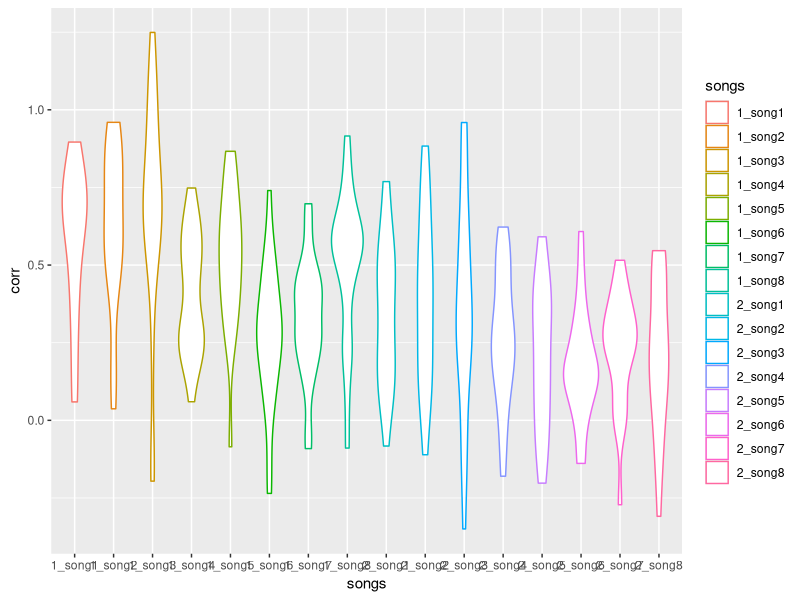
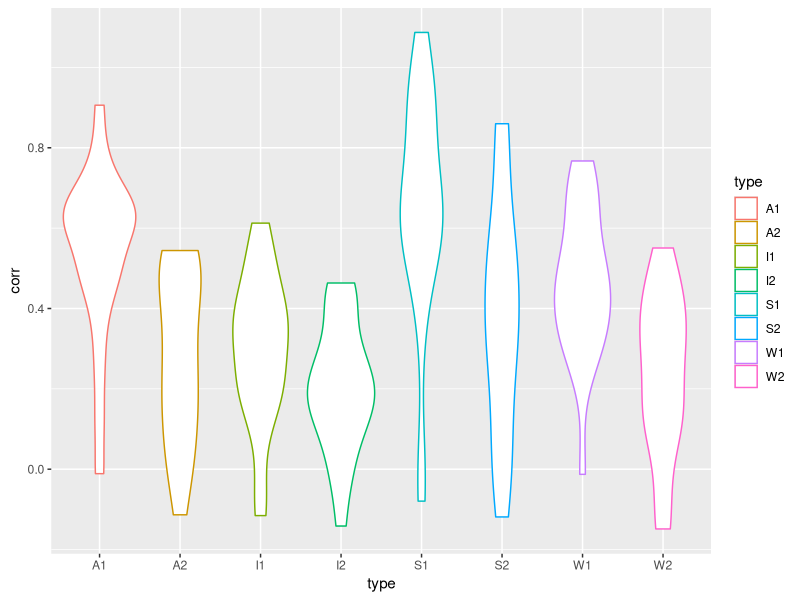
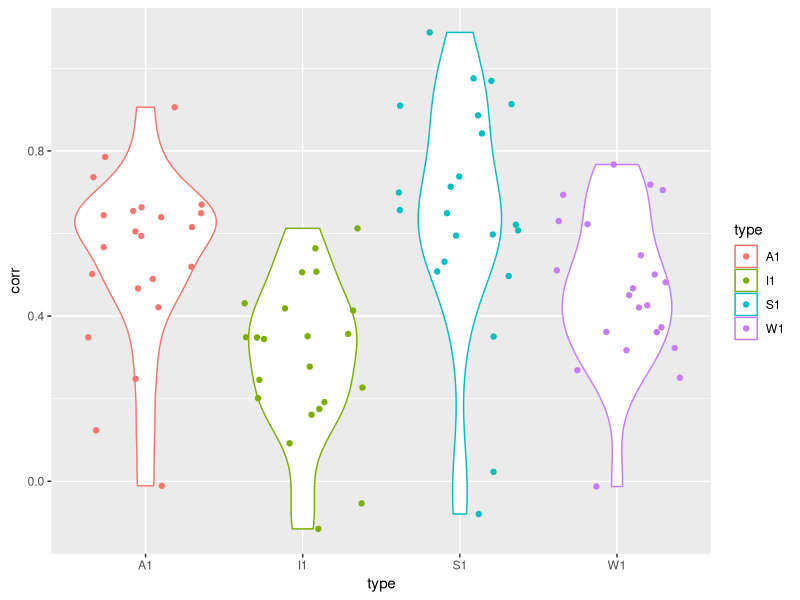
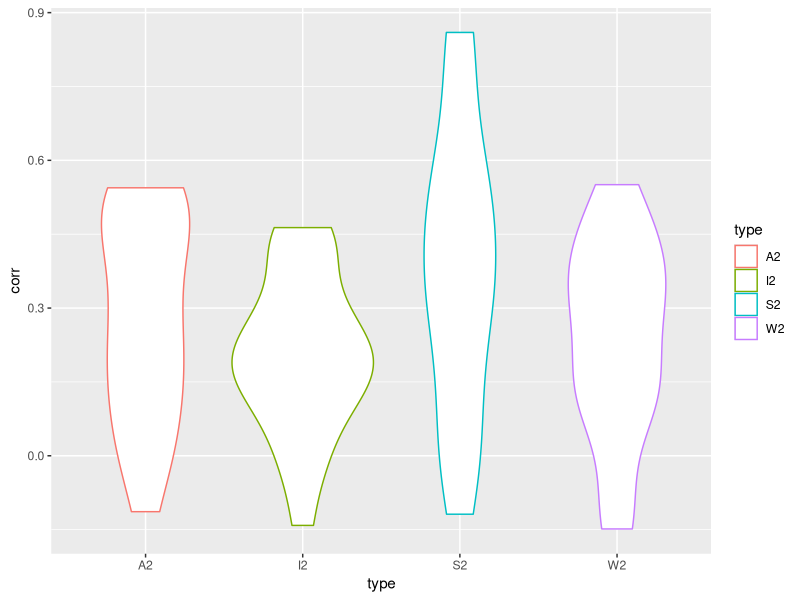
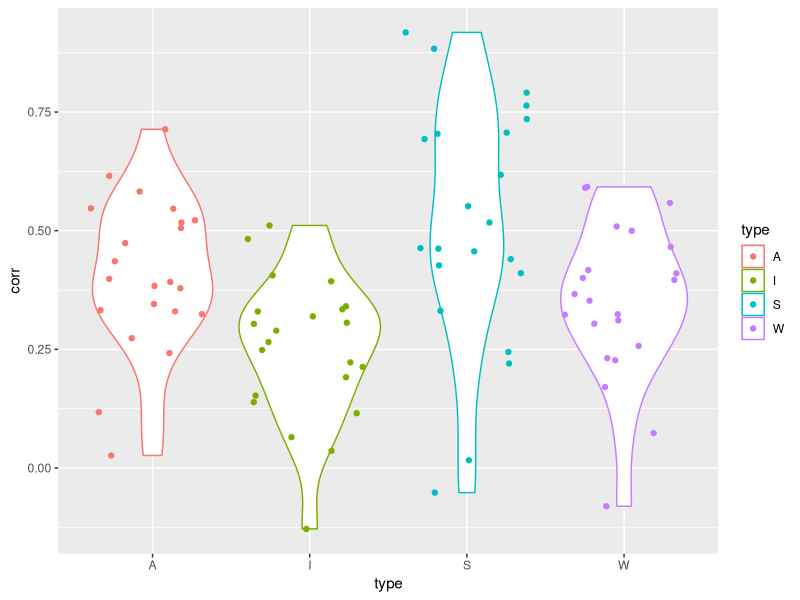

The R script that drew these images, in order:
library(tidyverse)
library(ggplot2)

data<-readr::read_csv('Auditory.csv') #load data
data<-select(data, -ID) #remove ID variable
synchrony<-data %>% gather(songs, corr) #rearrange data
ggplot(synchrony) +
  aes(x=songs,y=corr, color=songs) +
  #geom_bar(stat="identity")
  #geom_jitter(alpha = 0.25)
  geom_violin()

A1<-select(data, "1_song1","1_song8") #ses 1 acapella data together
A1<-rowMeans(A1)
I1<-select(data, "1_song6","1_song7") #ses 1 instrumental data together
I1<-rowMeans(I1)
S1<-select(data, "1_song2","1_song3") #ses 1 spoken data together
S1<-rowMeans(S1)
W1<-select(data, "1_song4",'1_song5') #ses 1 whole data together
W1<-rowMeans(W1)
meansync1<-data.frame(A1,I1,S1,W1)
meansync1<-meansync1 %>% gather(type, corr) #rearrange data

A2<-select(data, "2_song1","2_song8") #ses 2 acapella data together
A2<-rowMeans(A2)
I2<-select(data, "2_song6","2_song7") #ses 2 instrumental data together
I2<-rowMeans(I2)
S2<-select(data, "2_song2","2_song3") #ses 2 spoken data together
S2<-rowMeans(S2)
W2<-select(data, "2_song4",'2_song5') #ses 2 whole data together
W2<-rowMeans(W2)
meansync2<-data.frame(A2,I2,S2,W2)
meansync2<-meansync2 %>% gather(type, corr) #rearrange data

meansync<-data.frame(A1,I1,S1,W1,A2,I2,S2,W2)
meansync<-meansync %>% gather(type, corr) #rearrange data

A<-select(data, "1_song1","1_song8","2_song1","2_song8") #acapella data together
A<-rowMeans(A)
I<-select(data, "1_song6","1_song7","2_song6","2_song7") #instrumental data together
I<-rowMeans(I)
S<-select(data, "1_song2","1_song3","2_song2","2_song3") #spoken data together
S<-rowMeans(S)
W<-select(data, "1_song4","1_song5","2_song4","2_song5") #whole data together
W<-rowMeans(W)
meansyncALL<-data.frame(A,I,S,W) 
meansyncALL<-meansyncALL %>% gather(type, corr) #rearrange data

ggplot(meansync) +
  aes(x=type,y=corr, color=type) +
  #geom_bar(stat="identity")
  #geom_jitter(alpha = 0.25)
  geom_violin()

ggplot(meansync1) +
  aes(x=type,y=corr, color=type) +
  #geom_bar(stat="identity")
  geom_violin() +
  geom_jitter() 

ggplot(meansync2) +
  aes(x=type,y=corr, color=type) +
  #geom_bar(stat="identity")
  #geom_jitter(alpha = 0.25)
  geom_violin()

ggplot(meansyncALL) +
  aes(x=type,y=corr, color=type) +
  #geom_bar(stat="identity")
  geom_violin()+
  geom_jitter()

t.test(A1,A2) # t=1.8682, p<0.001 A2<A1
t.test(I1,I2) #p=0.06
t.test(S1,S2) #t=3.17, p=0.003 S2<S1
t.test(W1,W2) #t=3.9112, p<0.001 W2<W1

fit<-aov(corr~type,data=meansync1) #sig effect of type in first session
summary(fit)

fit<-aov(corr~type,data=meansync2) #p=0.05 in second session
summary(fit)

fit<-aov(corr~type,data=meansyncALL) #sig effect of type when averaged across both sessions
summary(fit)

t.test(A,I) #SIG
t.test(A,S)
t.test(A,W)
t.test(I,S) #SIG
t.test(I,W)
t.test(S,W)

t.test(A1,I1) #SIG
t.test(A1,S1)
t.test(A1,W1)
t.test(I1,S1) #SIG
t.test(I1,W1)
t.test(S1,W1)

##################### UNFAMILIAR VS FAMILIAR#####################
##########GROUP A ##########
data<-readr::read_csv('Auditory.csv') #load data
GA<-list("P101","P103","P105","P107","P111","P113","P115","P117","P119","P123","P125")
GroupA<-data[data$ID %in% GA, ]

FA1<-select(GroupA, "1_song8") #ses 1 acapella data together
FA1<-rowMeans(FA1)
FI1<-select(GroupA, '1_song7') #ses 1 instrumental data together
FI1<-rowMeans(FI1)
FS1<-select(GroupA, "1_song2") #ses 1 spoken data together
FS1<-rowMeans(FS1)
FW1<-select(GroupA, "1_song4") #ses 1 whole data together
FW1<-rowMeans(FW1)
Fmeansync1<-data.frame(FA1,FI1,FS1,FW1)
Fmeansync1<-meansync1 %>% gather(type, corr) #rearrange data

FA2<-select(GroupA, "2_song8") #ses 2 acapella data together
FA2<-rowMeans(FA2)
FI2<-select(GroupA, '2_song7') #ses 2 instrumental data together
FI2<-rowMeans(FI2)
FS2<-select(GroupA, "2_song2") #ses 2 spoken data together
FS2<-rowMeans(FS2)
FW2<-select(GroupA, "2_song4") #ses 2 whole data together
FW2<-rowMeans(FW2)
Fmeansync2<-data.frame(FA2,FI2,FS2,FW2)
Fmeansync2<-meansync2 %>% gather(type, corr) #rearrange data

Fmeansync<-data.frame(FA1,FI1,FS1,FW1,FA2,FI2,FS2,FW2) 
Fmeansync<-Fmeansync %>% gather(type, corr) #rearrange data

UA1<-select(GroupA, "1_song1") #ses 1 acapella data together
UA1<-rowMeans(UA1)
UI1<-select(GroupA, '1_song6') #ses 1 instrumental data together
UI1<-rowMeans(UI1)
US1<-select(GroupA, "1_song3") #ses 1 spoken data together
US1<-rowMeans(US1)
UW1<-select(GroupA, "1_song5") #ses 1 whole data together
UW1<-rowMeans(UW1)
Umeansync1<-data.frame(UA1,UI1,US1,UW1)
Umeansync1<-meansync1 %>% gather(type, corr) #rearrange data

UA2<-select(GroupA, "2_song1") #ses 2 acapella data together
UA2<-rowMeans(UA2)
UI2<-select(GroupA, '2_song6') #ses 2 instrumental data together
UI2<-rowMeans(UI2)
US2<-select(GroupA, "2_song3") #ses 2 spoken data together
US2<-rowMeans(US2)
UW2<-select(GroupA, "2_song5") #ses 2 whole data together
UW2<-rowMeans(UW2)
Umeansync2<-data.frame(UA2,UI2,US2,UW2)
Umeansync2<-meansync2 %>% gather(type, corr) #rearrange data

Fmeansync<-data.frame(FA1,FI1,FS1,FW1,FA2,FI2,FS2,FW2) 
Fmeansync<-Fmeansync %>% gather(type, corr) #rearrange data
Umeansync<-data.frame(UA1,UI1,US1,UW1,UA2,UI2,US2,UW2) 
Umeansync<-Umeansync %>% gather(type, corr) #rearrange data

t.test(FA2,UA2) #not sig
t.test(FI2,UI2) #not sig
t.test(FS2,US2) #not sig
t.test(FW2,UW2) #not sig

########## GROUP B ##########
data<-readr::read_csv('Auditory.csv') #load data
GB<-list("P102","P104","P106","P108","P112","P114","P116","P118","P120","P122","P124")
GroupB<-data[data$ID %in% GB, ]

FA1<-select(GroupB, "1_song1") #ses 1 acapella data together
FA1<-rowMeans(FA1)
FI1<-select(GroupB, '1_song6') #ses 1 instrumental data together
FI1<-rowMeans(FI1)
FS1<-select(GroupB, "1_song3") #ses 1 spoken data together
FS1<-rowMeans(FS1)
FW1<-select(GroupB, "1_song5") #ses 1 whole data together
FW1<-rowMeans(FW1)
Fmeansync1<-data.frame(FA1,FI1,FS1,FW1)
Fmeansync1<-meansync1 %>% gather(type, corr) #rearrange data

FA2<-select(GroupB, "2_song1") #ses 2 acapella data together
FA2<-rowMeans(FA2)
FI2<-select(GroupB, '2_song6') #ses 2 instrumental data together
FI2<-rowMeans(FI2)
FS2<-select(GroupB, "2_song3") #ses 2 spoken data together
FS2<-rowMeans(FS2)
FW2<-select(GroupB, "2_song5") #ses 2 whole data together
FW2<-rowMeans(FW2)
Fmeansync2<-data.frame(FA2,FI2,FS2,FW2)
Fmeansync2<-meansync2 %>% gather(type, corr) #rearrange data

Fmeansync<-data.frame(FA1,FI1,FS1,FW1,FA2,FI2,FS2,FW2) 
Fmeansync<-Fmeansync %>% gather(type, corr) #rearrange data

UA1<-select(GroupB, "1_song8") #ses 1 acapella data together
UA1<-rowMeans(UA1)
UI1<-select(GroupB, '1_song7') #ses 1 instrumental data together
UI1<-rowMeans(UI1)
US1<-select(GroupB, "1_song4") #ses 1 spoken data together
US1<-rowMeans(US1)
UW1<-select(GroupB, "1_song2") #ses 1 whole data together
UW1<-rowMeans(UW1)
Umeansync1<-data.frame(UA1,UI1,US1,UW1)
Umeansync1<-meansync1 %>% gather(type, corr) #rearrange data

UA2<-select(GroupB, "2_song8") #ses 2 acapella data together
UA2<-rowMeans(UA2)
UI2<-select(GroupB, '2_song7') #ses 2 instrumental data together
UI2<-rowMeans(UI2)
US2<-select(GroupB, "2_song4") #ses 2 spoken data together
US2<-rowMeans(US2)
UW2<-select(GroupB, "2_song2") #ses 2 whole data together
UW2<-rowMeans(UW2)
Umeansync2<-data.frame(UA2,UI2,US2,UW2)
Umeansync2<-meansync2 %>% gather(type, corr) #rearrange data

Fmeansync<-data.frame(FA1,FI1,FS1,FW1,FA2,FI2,FS2,FW2) 
Fmeansync<-Fmeansync %>% gather(type, corr) #rearrange data
Umeansync<-data.frame(UA1,UI1,US1,UW1,UA2,UI2,US2,UW2) 
Umeansync<-Umeansync %>% gather(type, corr) #rearrange data

t.test(FA2,UA2) #not sig
t.test(FI2,UI2) #not sig
t.test(FS2,US2) #not sig
t.test(FW2,UW2) #not sig
